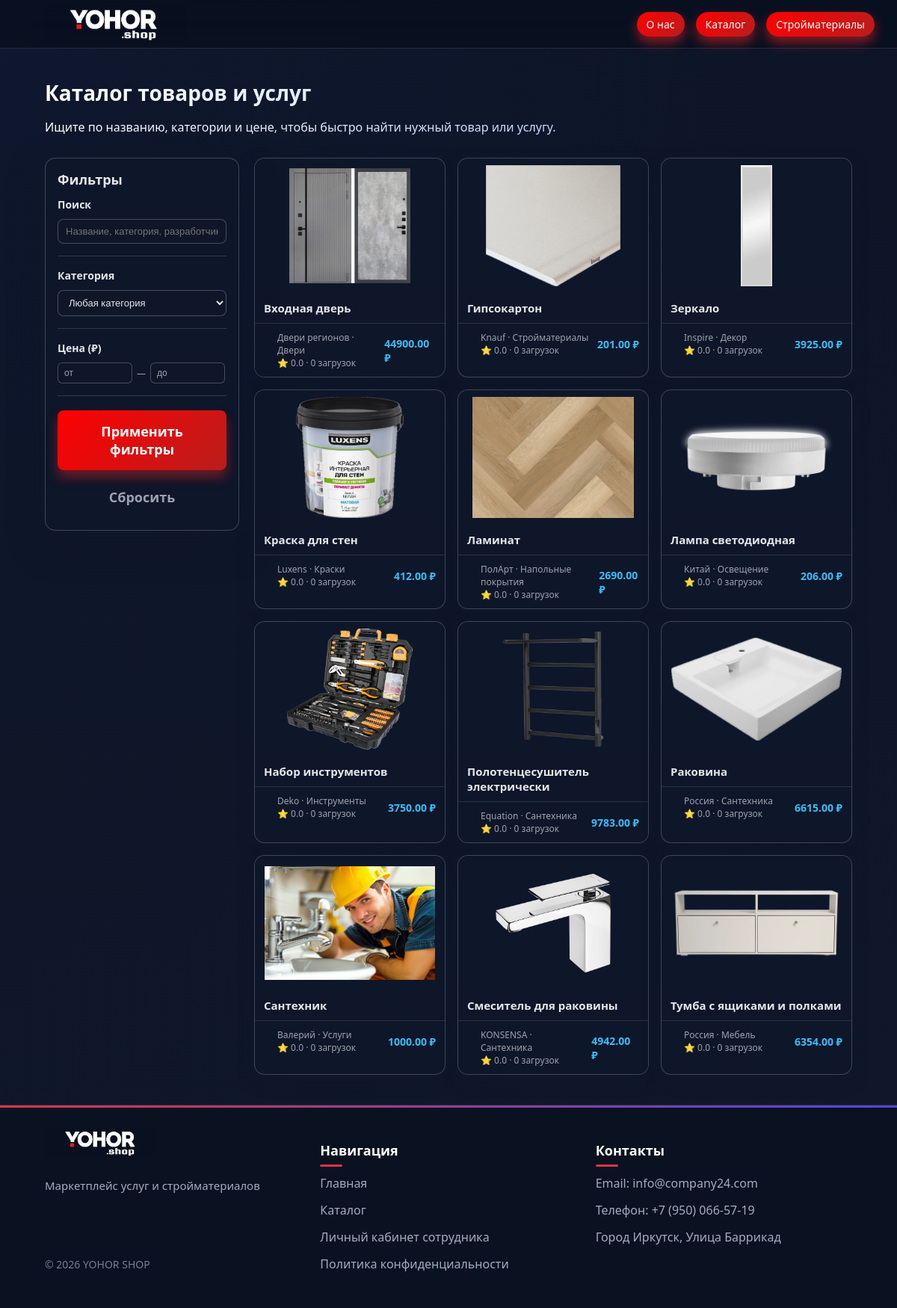
The page /building_materials on the database its author committed.
### tables this page shows
CREATE TABLE software (
            id INTEGER PRIMARY KEY AUTOINCREMENT,
            name TEXT NOT NULL,
            description TEXT,
            price REAL NOT NULL CHECK(price >= 0),
            category_id INTEGER NOT NULL,
            developer TEXT NOT NULL,
            downloads INTEGER DEFAULT 0,
            rating_avg REAL DEFAULT 0.0 CHECK(rating_avg >= 0 AND rating_avg <= 5),
            image_url TEXT,
            created_at TIMESTAMP DEFAULT CURRENT_TIMESTAMP,
            FOREIGN KEY (category_id) REFERENCES categories(id) ON DELETE RESTRICT
        );

CREATE TABLE categories (
            id INTEGER PRIMARY KEY AUTOINCREMENT,
            name TEXT NOT NULL UNIQUE,
            description TEXT,
            created_at TIMESTAMP DEFAULT CURRENT_TIMESTAMP
        );

### app.py (the view)
@app.route('/building_materials')
def building_materials():
    q = request.args.get('q', '').strip()
    category_id = request.args.get('category_id')
    price_min = request.args.get('price_min')
    price_max = request.args.get('price_max')
    cat_id_int = int(category_id) if category_id and category_id.isdigit() else None
    software_list = get_filtered_software(
        q=q,
        category_id=cat_id_int,
        price_min=price_min,
        price_max=price_max,
    )
    categories = get_all_categories()
    return render_template(
        'building_materials.html',
        software_list=software_list,
        categories=categories,
    )

### app.py (called while the page is built)
@app.context_processor
def inject_user():
    user_id = session.get('user_id')
    cart_count = 0
    active_tickets_count = 0
    if user_id:
        cart_items = get_cart_items(user_id)
        cart_count = len(cart_items)
    try:
        active_tickets_count = count_active_tickets()
    except Exception:
        active_tickets_count = 0
    return dict(
        user_id=user_id,
        user_name=session.get('user_name'),
        user_role=session.get('user_role'),
        cart_count=cart_count,
        active_tickets_count=active_tickets_count,
        categories=get_all_categories(),
    )

@app.context_processor
def inject_user():
    user_id = session.get('user_id')
    cart_count = 0
    active_applications_count = 0
    if user_id:
        cart_items = get_cart_items(user_id)
        cart_count = len(cart_items)
    try:
        active_applications_count = count_active_applications()
    except Exception:
        active_applications_count = 0
    return dict(
        user_id=user_id,
        user_name=session.get('user_name'),
        user_role=session.get('user_role'),
        cart_count=cart_count,
        active_applications_count=active_applications_count,
        categories=get_all_categories(),
    )

### db.py (called while the page is built)
def get_db_connection(db_name='software_shop.db'):
    conn = sqlite3.connect(db_name)
    conn.row_factory = sqlite3.Row
    return conn

def count_active_tickets(db_name="software_shop.db") -> int:
    conn = get_db_connection(db_name)
    try:
        cur = conn.cursor()
        row = cur.execute(
            """
            SELECT COUNT(*) AS cnt
            FROM support_tickets
            WHERE status IN ('new', 'in_progress')
            """
        ).fetchone()
        return row["cnt"]
    finally:
        conn.close()

def get_all_categories(db_name='software_shop.db') -> List[sqlite3.Row]:
    conn = get_db_connection(db_name)
    try:
        cursor = conn.cursor()
        categories = cursor.execute('SELECT * FROM categories ORDER BY name').fetchall()
        return categories
    finally:
        conn.close()

def count_active_applications(dbname: str = "software_shop.db") -> int:
    conn = get_db_connection(dbname)
    try:
        cur = conn.cursor()
        row = cur.execute(
            "SELECT COUNT(*) AS cnt FROM applications WHERE status IN ('new', 'in_review')"
        ).fetchone()
        return row["cnt"]
    finally:
        conn.close()

### templates/building_materials.html (shortened to what this page needs)
<!DOCTYPE html>
<html lang="ru">
<head>
    <link rel="stylesheet" href="{{ url_for('static', filename='style.css') }}">
</head>
<body>
    <div class="page-bg"></div>
    <div class="page-gradient"></div>
    <header class="header">
        <div class="container">
            <div class="nav">
                <a href="{{ url_for('index') }}" class="logo">
                    <img src="{{ url_for('static', filename='logo.png') }}" alt="YOHOR SHOP" class="logo-img">
                </a>
                <nav class="menu">
                    <a href="{{ url_for('description') }}" class="pill-link pill-link-primary">О нас</a>
                    <a href="{{ url_for('catalog') }}" class="pill-link pill-link-primary">Каталог</a>
                    <a href="{{ url_for('building_materials') }}" class="pill-link pill-link-primary">Стройматериалы</a>
                </nav>
            </div>
        </div>
    </header>
    <main>
        <section class="section">
            <div class="container section-head">
                <h2>Каталог товаров и услуг</h2>
                <p>Ищите по названию, категории и цене, чтобы быстро найти нужный товар или услугу.</p>
            </div>
            <div class="container catalog-wrapper">
                <aside class="catalog-sidebar glass">
                    <h3>Фильтры</h3>
                    <form method="get" action="{{ url_for('catalog') }}">
                        <div class="filter-group">
                            <h4>Поиск</h4>
                            <input type="text" name="q" placeholder="Название, категория, разработчик"
                                value="{{ request.args.get('q', '') }}" style="width: 100%; padding: 8px 10px; font-size: 13px;
                                   border-radius: 8px; border: 1px solid rgba(148,163,184,0.4);
                                   background: rgba(15,23,42,0.9); color: var(--text-main);">
                        </div>
                        <div class="filter-group">
                            <h4>Категория</h4>
                            <select name="category_id" style="width: 100%; padding: 8px 10px; font-size: 13px;
                                       border-radius: 8px; border: 1px solid rgba(148,163,184,0.4);
                                       background: rgba(15,23,42,0.9); color: var(--text-main);">
                                <option value="">Любая категория</option>
                            </select>
                        </div>
                        <div class="filter-group">
                            <h4>Цена (₽)</h4>
                            <div class="price-range">
                                <input type="number" name="price_min" step="1" min="0" placeholder="от"
                                    value="{{ request.args.get('price_min', '') }}">
                                <span>—</span>
                                <input type="number" name="price_max" step="1" min="0" placeholder="до"
                                    value="{{ request.args.get('price_max', '') }}">
                            </div>
                        </div>
                        <button type="submit" class="btn btn-primary" style="width: 100%; margin-top: 3px;">
                            Применить фильтры
                        </button>
                        <a href="{{ url_for('catalog') }}" class="btn btn-ghost"
                            style="width: 100%; margin-top: 8px; text-align: center;">
                            Сбросить
                        </a>
                    </form>
                </aside>
                <div class="catalog-main">
                    {% if software_list %}
                    <div class="catalog-grid">
                        {% for s in software_list %}
                        <article class="product-card">
                            <a href="{{ url_for('software_detail', software_id=s['id']) }}"
                                class="product-card-link"></a>
                            <div class="product-card-image">
                                {% if s['image_url'] %}
                                <img src="{{ s['image_url'] }}" alt="{{ s['name'] }}" class="product-card-img">
                                {% else %}
                                <img src="{{ url_for('static', filename='placeholder-app.png') }}" alt="{{ s['name'] }}"
                                    class="product-card-img">
                                {% endif %}
                            </div>
                            <div class="product-card-title">
                                <h3>{{ s['name'] }}</h3>
                            </div>
                            <div class="product-card-footer">
                                <div>
                                    <p class="product-meta">
                                        {{ s['developer'] }}
                                        {% if s['category_name'] %}
                                        · {{ s['category_name'] }}
                                        {% endif %}
                                    </p>
                                    <p class="product-meta">
                                        ⭐ {{ '%.1f'|format(s['rating_avg'] or 0) }}
                                        · {{ s['downloads'] or 0 }} загрузок
                                    </p>
                                </div>
                                <div class="product-card-price">
                                    {{ '%.2f'|format(s['price']) }} ₽
                                </div>
                            </div>
                        </article>
                        {% endfor %}
                    </div>
                    {% else %}
                    <p style="color: var(--text-muted); margin-top: 16px;">
                        По выбранным параметрам ничего не найдено. Попробуйте изменить фильтры.
                    </p>
                    {% endif %}
                </div>
            </div>
        </section>
    </main>
    <footer class="footer">
        <div class="container">
            <div class="footer__inner">
                <div class="footer__col">
                    <a href="{{ url_for('index') }}" class="logo logo--footer">
                        <img src="{{ url_for('static', filename='logo.png') }}"  alt="YOHOR SHOP" class="logo__image">
                    </a>
                    <p class="footer__text">Маркетплейс услуг и стройматериалов</p>
                    <p class="footer__copyright">© 2026 YOHOR SHOP</p>
                </div>
                <div class="footer__col">
                    <h3 class="footer__title">
                        Навигация</h3>
                    <ul class="footer__list">
                        <li><a href="{{ url_for('index') }}">Главная</a></li>
                        <li><a href="{{ url_for('catalog') }}">Каталог</a></li>
                        <li><a href="{{ url_for('login') }}">Личный кабинет сотрудника</a></li>
                        <li><a href="{{ url_for('privacy_policy') }}">Политика конфиденциальности</a></li>
                    </ul>
                </div>
                <div class="footer__col">
                    <h3 class="footer__title">Контакты</h3>
                    <ul class="footer__list">
                        <li>Email: info@company24.com</li>
                        <li>Телефон: +7 (950) 066-57-19</li>
                        <li>Город Иркутск, Улица Баррикад</li>
                    </ul>
                </div>
            </div>
        </div>
    </footer>
</body>
</html>

### rows shown on the page
software: image_url (picture), name "Входная дверь", developer "Двери регионов", category_name "Двери", rating_avg "0.0", downloads "0", price "44900.00"
software: image_url (picture), name "Гипсокартон", developer "Knauf", category_name "Стройматериалы", rating_avg "0.0", downloads "0", price "201.00"
software: image_url (picture), name "Зеркало", developer "Inspire", category_name "Декор", rating_avg "0.0", downloads "0", price "3925.00"
software: image_url (picture), name "Краска для стен", developer "Luxens", category_name "Краски", rating_avg "0.0", downloads "0", price "412.00"
software: image_url (picture), name "Ламинат", developer "ПолАрт", category_name "Напольные покрытия", rating_avg "0.0", downloads "0", price "2690.00"
software: image_url (picture), name "Лампа светодиодная", developer "Китай", category_name "Освещение", rating_avg "0.0", downloads "0", price "206.00"
software: image_url (picture), name "Набор инструментов", developer "Deko", category_name "Инструменты", rating_avg "0.0", downloads "0", price "3750.00"
software: image_url (picture), name "Полотенцесушитель электрически", developer "Equation", category_name "Сантехника", rating_avg "0.0", downloads "0", price "9783.00"
software: image_url (picture), name "Раковина", developer "Россия", category_name "Сантехника", rating_avg "0.0", downloads "0", price "6615.00"
software: image_url (picture), name "Сантехник", developer "Валерий", category_name "Услуги", rating_avg "0.0", downloads "0", price "1000.00"
software: image_url (picture), name "Смеситель для раковины", developer "KONSENSA", category_name "Сантехника", rating_avg "0.0", downloads "0", price "4942.00"
software: image_url (picture), name "Тумба с ящиками и полками", developer "Россия", category_name "Мебель", rating_avg "0.0", downloads "0", price "6354.00"
